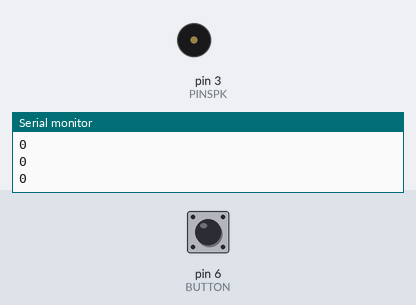
Bench run of a sketch on a simulated Arduino Uno, built with avr-gcc and run on an emulated ATmega328P. Shown: buzzer (waves = sounding), the last lines printed to the serial monitor. Inputs (shaded band) come from the test bench; at power-on: pin 6 (BUTTON) LOW.

Above: at 1.2 s.
1.3 s: pin 6 (BUTTON) pulled HIGH for 0.15 s
At 2.3 s:
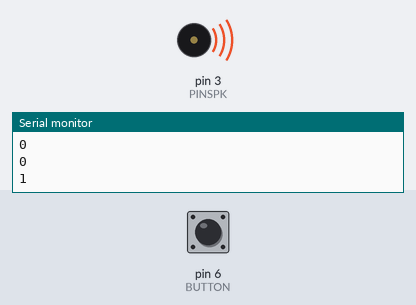
4.4 s: pin 6 (BUTTON) pulled HIGH for 1 s
7.4 s: pin 6 (BUTTON) pulled HIGH for 3.2 s
Timing chart, 0 to 13.6 s (numbered marks = the images above; inputs shaded):
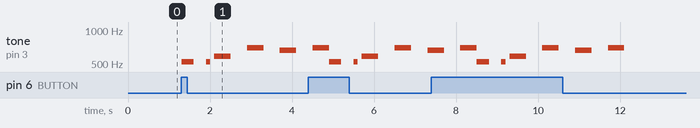

The sketch:

Challenge_1.ino
```cpp
const int PINSPK = 3;     //this is where the speaker is plugged in
const int BUTTON = 6;

void setup() {
  pinMode(PINSPK, OUTPUT);   //set pin 9 as output
  pinMode(BUTTON, INPUT);   //button is an input
  Serial.begin(9600);
}

void loop() {
  int buttonPress = digitalRead(BUTTON);
  Serial.println(buttonPress);

  if(buttonPress == 1){
    tone(PINSPK, 523);  //beep
    delay(300);
    noTone(PINSPK);
    delay(300);
    tone(PINSPK, 523);  //beep
    delay(100);
    noTone(PINSPK);
    delay(100);
    tone(PINSPK, 587);  //beep
    delay(400);
    noTone(PINSPK);
    delay(400);
    tone(PINSPK, 698);  //beeep
    delay(400);
    noTone(PINSPK);
    delay(400);
    tone(PINSPK, 659);  //beeep
    delay(400);
    noTone(PINSPK);
    delay(400);
    tone(PINSPK, 697);  //beeep
    delay(400);
    noTone(PINSPK);
  }


}

  /*c: 523Hz    | music notes and their respective frequencies |
   *d: 587Hz
   *e: 659Hz
   *f: 698Hz
   *g: 784Hz
   *a: 880Hz
   *b: 988Hz
    */
```

Measured:
- after the input at 1.3 s, tone on pin 3 (PINSPK): plays 523 Hz for 0.30 s, 523 Hz for 0.10 s, 587 Hz for 0.40 s, 698 Hz for 0.40 s, 659 Hz for 0.40 s, starting at once
